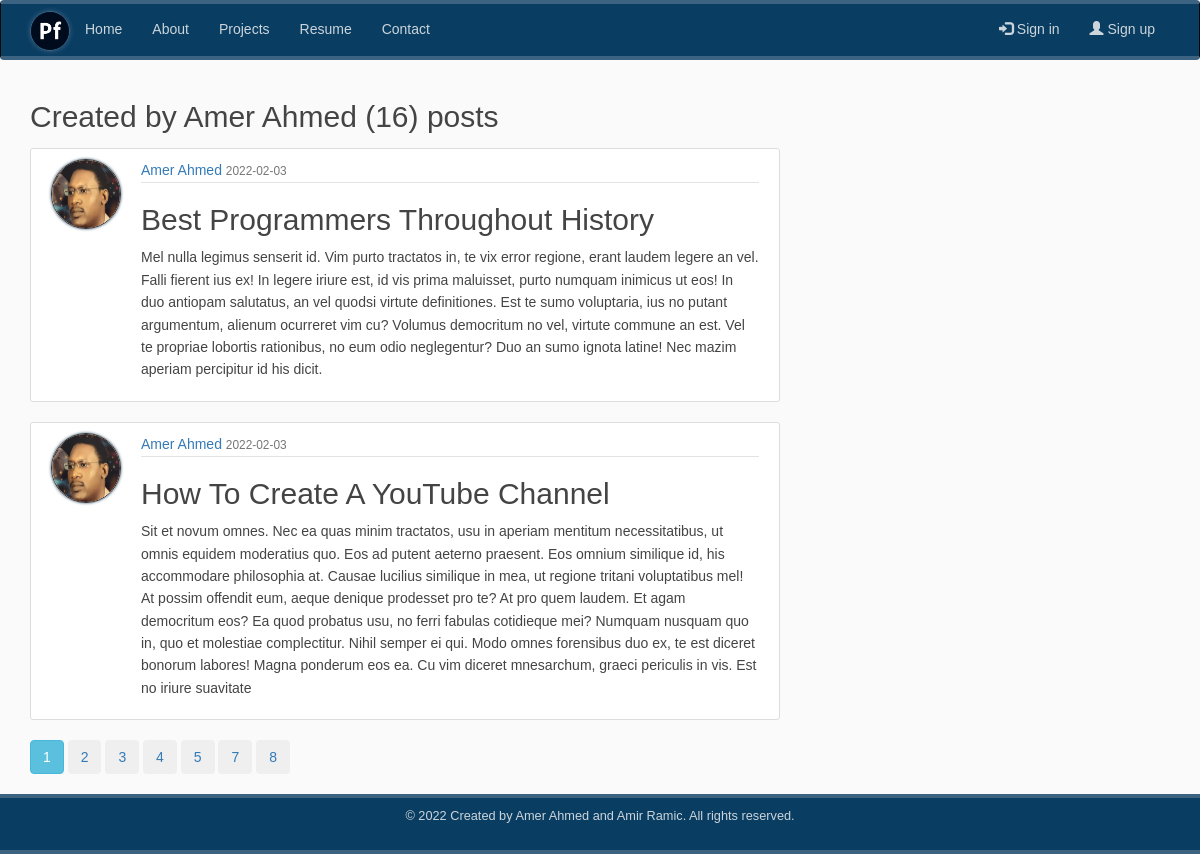
The page /user/Amer Ahmed on the database its author committed.
### app/models/models/models.py (models this page shows, shortened)
class User(db.Model, UserMixin):
    __tablename__ = 'users'
    id = db.Column(db.Integer, primary_key=True)
    username = db.Column(db.String(64), unique=True, nullable=False, index=True)
    email = db.Column(db.String(120), unique=True, nullable=False, index=True)
    profile = db.Column(db.String(20), nullable=False, default='default.jpg')
    password = db.Column(db.String(64), nullable=False)
    posts = db.relationship('Post', backref='author', lazy='dynamic')

class Post(db.Model):
    __tablename__ = 'posts'
    id = db.Column(db.Integer, primary_key=True)
    title = db.Column(db.String(100), nullable=False)
    published = db.Column(db.DateTime, index=True, default=datetime.utcnow)
    content = db.Column(db.Text, nullable=False)
    user_id = db.Column(db.Integer, db.ForeignKey('users.id'), nullable=False)

### app/users/roues/routes.py (the view)
@users.route('/user/<string:username>')
def user_posts(username):
    page = request.args.get('page', 1, type=int)
    user = User.query.filter_by(username=username). first_or_404()
    posts = Post.query.filter_by(author=user)\
        .order_by(Post.published.desc())\
        .paginate(page=page, per_page=2)
    return render_template('posts/user_posts.html', posts=posts, user=user)

### app/templates/posts/user_posts.html (shortened to what this page needs)
{% extends "base.html" %}
{% block page_content %}
<h2 class="md-3">Created by {{ user.username }} ({{ posts.total }}) posts</h2>
{% for post in posts.items %}
<article class="media content-section">
    <img class="rounded-circle article-img" src="{{ url_for('static', filename='profile_pics/' + post.author.profile) }}" alt="Profile">
    <div class="media-body">
        <div class="article-metadata">
        <a class="mr-2" href="{{ url_for('users.user_posts', username=post.author.username) }}">{{ post.author.username }}</a>
        <small class="text-muted">{{ post.published.strftime('%Y-%m-%d') }}</small>
        </div>
        <h2><a class="article-title" href="{{ url_for('posts.post', post_id=post.id) }}">{{ post.title }}</a></h2>
       <p class="article-content">{{ post.content }}</p>
    </div>
  </article>
{% endfor %}
{% for page_number in posts.iter_pages(left_edge=2, left_current=2, right_current=5, right_edge=2) %}
{% if page_number %}
  {% if posts.page == page_number %}
    <a class="btn btn-info mb-4" href="{{ url_for('users.user_posts', username=user.username, page=page_number) }}">{{ page_number }}</a>
  {% else %}
     <button type="button" class="btn btn-outline-info mb-4">
         <a  href="{{ url_for('users.user_posts', username=user.username, page=page_number) }}">{{ page_number }}</a>
     </button>
  {% endif %}
{% endif %}
{% endfor %}
{% endblock  %}

### app/static/css/main.css (style rules this page uses)
* { margin: 0; padding: 0; box-sizing: border-box; }
html { position: relative; min-height: 100%; }
body { font-family: 'Lucida Grande', 'Lucida Sans Unicode', 'Geneva', 'Verdana', sans-serif; background: #fafafa; color: #444444; font-weight: lighter; justify-content: start; padding-bottom: 80px; line-height: 1.6; }
h1, h2, h3, h4, h5, h6 { color: #444444; }
.content-section { background: #ffffff; padding: 10px 20px; border: 1px solid #dddddd; border-radius: 3px; margin-bottom: 20px; }
.article-title { color: #444444; }
.article-content { white-space: pre-line; }
.article-img { height: 65px; width: 65px; margin-right: 16px; }
.article-metadata { padding-bottom: 1px; margin-bottom: 4px; border-bottom: 1px solid #e3e3e3; }
.article-img { float: left; height: 70px; width: 70px; margin-right: 20px; margin-bottom: 16px; border-radius: 50%; border:1px #333333 solid; box-shadow: 0 0 3px #23435d; }

### rows shown on the page
User: username "Amer Ahmed"
Post: profile (picture), author.username "Amer Ahmed", published "2022-02-03", title "Best Programmers Throughout History", content "Mel nulla legimus senserit id. Vim purto tractatos in, te vix error regione, erant laudem legere an vel. Falli fierent ius ex! In legere iriure est, id vis prima maluisset, purto numquam inimicus ut eos! In duo antiopam salutatus, an vel quodsi virtute definitiones. Est te sumo voluptaria, ius no putant argumentum, alienum ocurreret vim cu? Volumus democritum no vel, virtute commune an est. Vel te propriae lobortis rationibus, no eum odio neglegentur? Duo an sumo ignota latine! Nec mazim aperiam percipitur id his dicit."
Post: profile (picture), author.username "Amer Ahmed", published "2022-02-03", title "How To Create A YouTube Channel", content "Sit et novum omnes. Nec ea quas minim tractatos, usu in aperiam mentitum necessitatibus, ut omnis equidem moderatius quo. Eos ad putent aeterno praesent. Eos omnium similique id, his accommodare philosophia at. Causae lucilius similique in mea, ut regione tritani voluptatibus mel! At possim offendit eum, aeque denique prodesset pro te? At pro quem laudem. Et agam democritum eos? Ea quod probatus usu, no ferri fabulas cotidieque mei? Numquam nusquam quo in, quo et molestiae complectitur. Nihil semper ei qui. Modo omnes forensibus duo ex, te est diceret bonorum labores! Magna ponderum eos ea. Cu vim diceret mnesarchum, graeci periculis in vis. Est no iriure suavitate"

### other values the page prints
{{ posts.total }} "16"
{{ page_number }} "1"
{{ page_number }} "2" "3" "4" "5" "7" "8"
